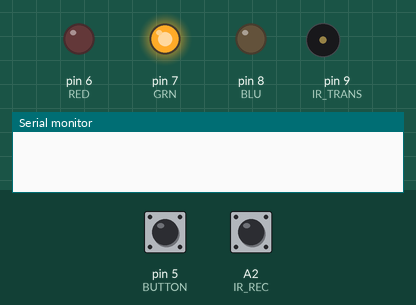
Simulated run of this sketch. Board: Arduino Uno, built with avr-gcc and run on an emulated ATmega328P. Shown: output pins drawn as LEDs (lit = HIGH), buzzer (waves = sounding), the last lines printed to the serial monitor. The inputs (shaded band) are chosen by the test bench; at power-on: pin 5 (BUTTON) LOW, A2 (IR_REC) HIGH.

Above: at 1.2 s.
1.3 s: pin 5 (BUTTON) pulled HIGH for 0.15 s
At 1.5 s:
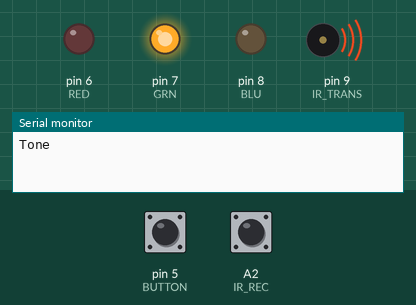
3.2 s: A2 (IR_REC) driven LOW
At 4.8 s:
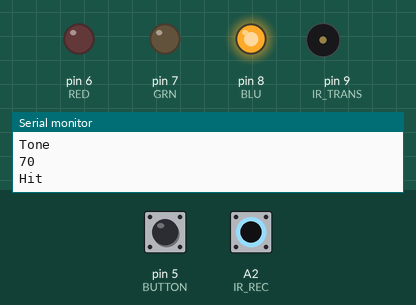
5.2 s: pin 5 (BUTTON) pulled HIGH for 1 s
At 5.4 s:
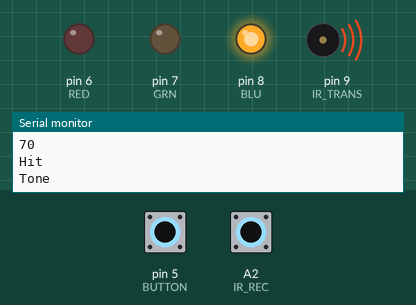
7.7 s: A2 (IR_REC) pulsed HIGH 2 times (0.12 s each, 0.3 s apart)
At 9.1 s:
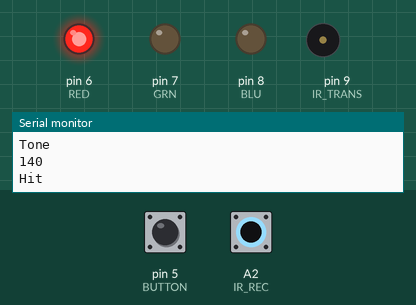
9.9 s: pin 5 (BUTTON) pulled HIGH for 0.15 s
At 10.1 s:
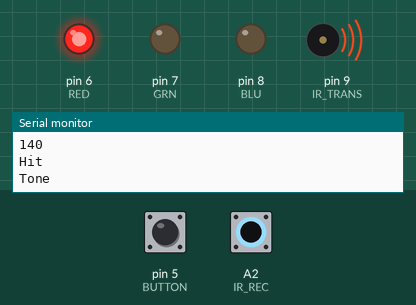
11.8 s: A2 (IR_REC) pulsed HIGH 5 times (0.12 s each, 0.3 s apart)
At 13.8 s:
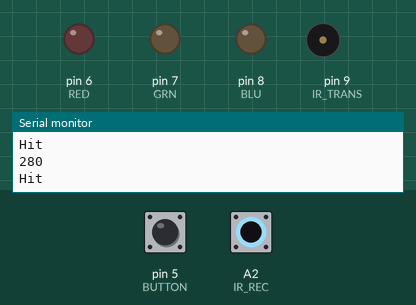
Timing chart, 0 to 15.3 s (numbered marks = the images above; inputs shaded):
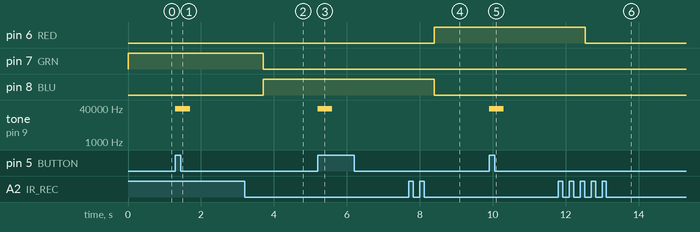

The sketch:

IR_REC_TRAN_TEST.ino
```cpp
#define IR_TRANS 9
#define BUTTON 5
#define RED 6
#define GRN 7
#define BLU 8
#define IR_REC A2

#define RED_SET   pinMode(RED,OUTPUT)
#define RED_ON    digitalWrite(RED,HIGH)
#define RED_OFF   digitalWrite(RED,LOW)

#define GRN_SET   pinMode(GRN,OUTPUT)
#define GRN_ON    digitalWrite(GRN,HIGH)
#define GRN_OFF   digitalWrite(GRN,LOW)

#define BLU_SET   pinMode(BLU,OUTPUT)
#define BLU_ON    digitalWrite(BLU,HIGH)
#define BLU_OFF   digitalWrite(BLU,LOW)

bool BUTTON_STATE = false;
bool IR_STATE = false;
bool LED_STATE = false;
bool FIRE_STATE = false;
bool isFiring = false;
int i = 0;
int n = 1;
int Analog_Val;
unsigned long interval = 1200;
unsigned long fire_interval = 1000;
unsigned long fire_previousMillis = 0;
unsigned long fire_currentMillis;
unsigned long previousMillis = 0;
unsigned long currentMillis;

void Lights(int n){
  switch (n) {
      case 1:                   // Case: Full Health
        GRN_OFF;
        BLU_ON;
        RED_OFF;
        break;
      case 2:                   // Case: One Hit
        GRN_OFF;
        BLU_OFF;
        RED_ON;
        break;
      case 3:                   // Case: Two Hits
        GRN_OFF;
        BLU_OFF;
        RED_OFF;
        break;
      default:                   // Case: Three Hits
        GRN_OFF;
        BLU_OFF;
        RED_OFF;;

    }
}

void setup() {
  RED_SET;
  GRN_SET;
  BLU_SET;
  GRN_ON;
  //BLU_ON;
  //RED_ON;
  pinMode(IR_REC,INPUT);
  pinMode(IR_TRANS,OUTPUT);
  pinMode(BUTTON,INPUT);
  Serial.begin(9600);
}

void loop() {

////SEND CODE
  if(digitalRead(BUTTON) == HIGH){
    if(BUTTON_STATE == false){
      if(FIRE_STATE == false){
        isFiring = true;
        tone(IR_TRANS,37000,400);
        Serial.print("Tone\n");
        BUTTON_STATE = true;
        FIRE_STATE = true;
      }
    }
  }
  else{
    BUTTON_STATE = false;
  }

   currentMillis =  millis();
   fire_currentMillis = millis();

   if((fire_currentMillis - fire_previousMillis) >= fire_interval){
    fire_previousMillis = fire_currentMillis;
    FIRE_STATE = false;
   }

   if((currentMillis - previousMillis) >= interval){
    previousMillis = currentMillis;
    isFiring = false;
   }

  ////RECEIVE CODE
  Analog_Val = digitalRead(IR_REC);
  //Serial.println(Analog_Val);
  if(isFiring == false){
    if(Analog_Val == 0){
      if(IR_STATE == false){
        i = i + 1;
        if((i% 70) == 0){
          Serial.println(i);
          Lights(n);
          n = n + 1;
          Serial.println("Hit");
          //LED_STATE = !LED_STATE;
          //digitalWrite(RED,LED_STATE);
          IR_STATE = true;
        }
      }
    }
    else{
      IR_STATE = false;
    }
  }
}
```

Measured:
- after the input at 1.3 s, tone on pin 9 (IR_TRANS): silent → 37000 Hz at once, → silent 0.40 s later
- after the input at 3.2 s, pin 7 (GRN): HIGH → LOW after 0.51 s; pin 8 (BLU): LOW → HIGH after 0.51 s
- after the input at 5.2 s, tone on pin 9 (IR_TRANS): silent → 37000 Hz at once, → silent 0.40 s later
- after the input at 7.7 s, pin 6 (RED): LOW → HIGH after 0.70 s; pin 8 (BLU): HIGH → LOW after 0.70 s
- after the input at 9.9 s, tone on pin 9 (IR_TRANS): silent → 37000 Hz at once, → silent 0.40 s later
- after the input at 11.8 s, pin 6 (RED): HIGH → LOW after 0.74 s
